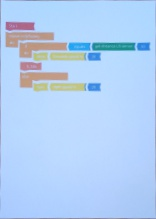
#> input picture experimentation notebooks/notebook_images/balancing.jpg, 156 x 219 px
$ jupyter execute contrast.ipynb
#> lines starting #> are read from the running program, lines starting #| are printed output that depends on the picture; after the words box and inside, x2 and y2 are one past the last pixel; in counts of white or black regions, pixels touching at a corner belong together
## Problem: Saturation chanel sometimes have lighting disturbances that make thresholding fail.

A typical example of the problem is the 'Original image' in the plot below. In the python script i convert the image from BGR to the HSV colorspace in order to use the saturation chanel to identify the codeblocks. This can be reliable as code blocks should always be more saturated than the white background (A4 paper). Lighting may affect the saturation chanel so we have to ensure that white has a saturaion difference with the colored blocks we have to white balance the image.

[cell 1]
import cv2 as cv
import numpy as np
import matplotlib.pyplot as plt

def white_balance(img):
    result = cv.cvtColor(img, cv.COLOR_BGR2LAB)
    avg_a = np.average(result[:, :, 1])
    avg_b = np.average(result[:, :, 2])
    result[:, :, 1] = result[:, :, 1] - ((avg_a - 128) * (result[:, :, 0] / 255.0) * 1.1)
    result[:, :, 2] = result[:, :, 2] - ((avg_b - 128) * (result[:, :, 0] / 255.0) * 1.1)
    result = cv.cvtColor(result, cv.COLOR_LAB2BGR)
    return result


image = cv.imread('notebook_images/balancing.jpg')
#> image is the input picture: shape (219, 156, 3); mean B, G, R 243.2, 207.4, 178

# Original image
_, s_before, _ = cv.split(image)
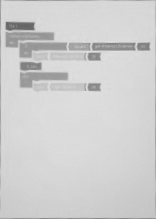
#> s_before: shape (219, 156); min 99, max 225, mean 207.4
ret3, th_s_before = cv.threshold(s_before, 0, 255, cv.THRESH_BINARY+cv.THRESH_OTSU)
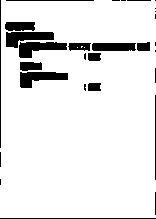
#> th_s_before: shape (219, 156); 90.5% white; 29 black regions (13 under 20 px), largest, box (x1, y1, x2, y2) and area: (6, 32, 54, 48) 473, (19, 42, 67, 58) 467, (20, 72, 68, 88) 467
#> ret3 = 183

# White balanced
result = white_balance(image)
#> in white_balance, `result = cv.cvtColor(img, cv.COLOR_BGR2LAB)`: result: shape (219, 156, 3); mean of channels 0, 1, 2 210.1, 126.6, 107.4
#> in white_balance, `avg_a = np.average(result[:, :, 1])`: avg_a = 126.6
#> in white_balance, `avg_b = np.average(result[:, :, 2])`: avg_b = 107.4
#> in white_balance, `result[:, :, 1] = result[:, :, 1] - ((avg_a - 128) * (result[:, :, 0] ..`: result: shape (219, 156, 3); mean of channels 0, 1, 2 210.1, 127.5, 107.4
#> in white_balance, `result[:, :, 2] = result[:, :, 2] - ((avg_b - 128) * (result[:, :, 0] ..`: result: shape (219, 156, 3); mean of channels 0, 1, 2 210.1, 127.5, 125.7
#> in white_balance, `result = cv.cvtColor(result, cv.COLOR_LAB2BGR)`:
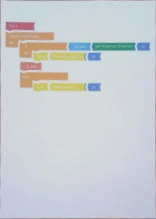
#> result: shape (219, 156, 3); mean B, G, R 209.4, 205.6, 201.1
hsv = cv.cvtColor(result, cv.COLOR_BGR2HSV)
#> hsv: shape (219, 156, 3); mean H, S, V 98.3, 24.4, 215.1
h,s,v = cv.split(hsv)
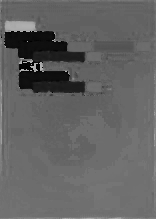
#> h: shape (219, 156); min 0, max 179, mean 98.3
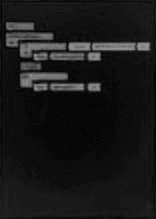
#> s: shape (219, 156); min 0, max 154, mean 24.4
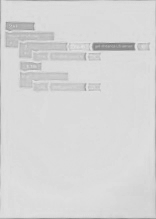
#> v: shape (219, 156); min 127, max 226, mean 215.1
ret3, th_saturation = cv.threshold(s, 0, 255, cv.THRESH_BINARY+cv.THRESH_OTSU)
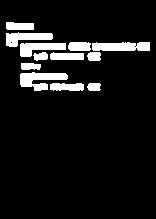
#> th_saturation: shape (219, 156); 9.1% white; 12 white regions, largest, box (x1, y1, x2, y2) and area: (20, 72, 68, 91) 519, (92, 42, 150, 51) 470, (6, 32, 53, 47) 405
#> ret3 = 59
th_saturation = np.invert(th_saturation)

# Plotting...
plt.figure(figsize=(13,13))
ax1 = plt.subplot(231)
ax1.title.set_text('Original Image')
ax1.imshow(cv.cvtColor(image, cv.COLOR_BGR2RGB))

ax2 = plt.subplot(232)
ax2.title.set_text('OG Saturation')
ax2.imshow(s_before, cmap='Blues')

ax3 = plt.subplot(233)
ax3.title.set_text('White balance result\nW/0 morph trasformations')
ax3.imshow(th_s_before, cmap='gray')

ax4 = plt.subplot(234)
ax4.title.set_text('White balance result')
ax4.imshow(cv.cvtColor(result, cv.COLOR_BGR2RGB))

ax5 = plt.subplot(235)
ax5.title.set_text('Result\'s Saturation')
ax5.imshow(s, cmap='Blues')

ax6 = plt.subplot(236)
ax6.title.set_text('Result\'s Binarization \nW/0 morph trasformations')
ax6.imshow(th_saturation, cmap='gray')

plt.show()
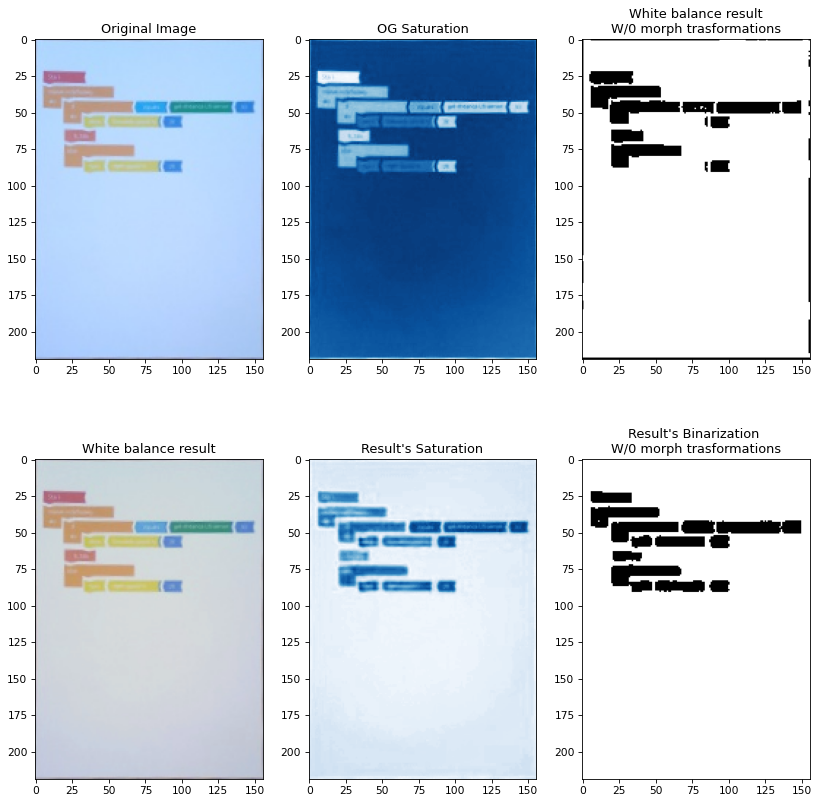
#> figure drawn by matplotlib, 6 panels
